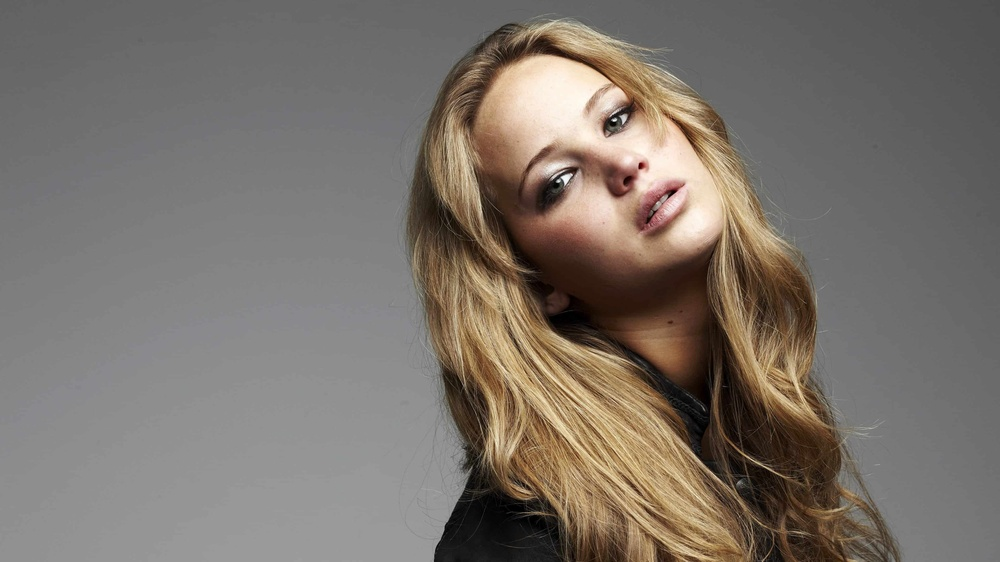
#> input picture a1images/jeniffer.jpg, 1000 x 562 px, shrunk from 3840 x 2160 before the run, found by its file name
$ python Question_06.py
#> lines starting #> are read from the running program, lines starting #| are printed output that depends on the picture; after the words box and inside, x2 and y2 are one past the last pixel; in counts of white or black regions, pixels touching at a corner belong together
import numpy as np
import matplotlib.pyplot as plt
import cv2 as cv

# Read input image
original_image = cv.imread('C:\\Users\\Savindu Dilshan\\Desktop\\Github\\Intensity-Transformations-and-Neighborhood-Filtering\\a1images\\jeniffer.jpg', cv.IMREAD_COLOR)
#> original_image is the input picture: shape (562, 1000, 3); mean B, G, R 106.8, 114.3, 122.3

# Convert to HSV color space
hsv_image = cv.cvtColor(original_image, cv.COLOR_BGR2HSV)
#> hsv_image: shape (562, 1000, 3); mean H, S, V 10.7, 35.6, 122.4
hue, saturation, value = cv.split(hsv_image)
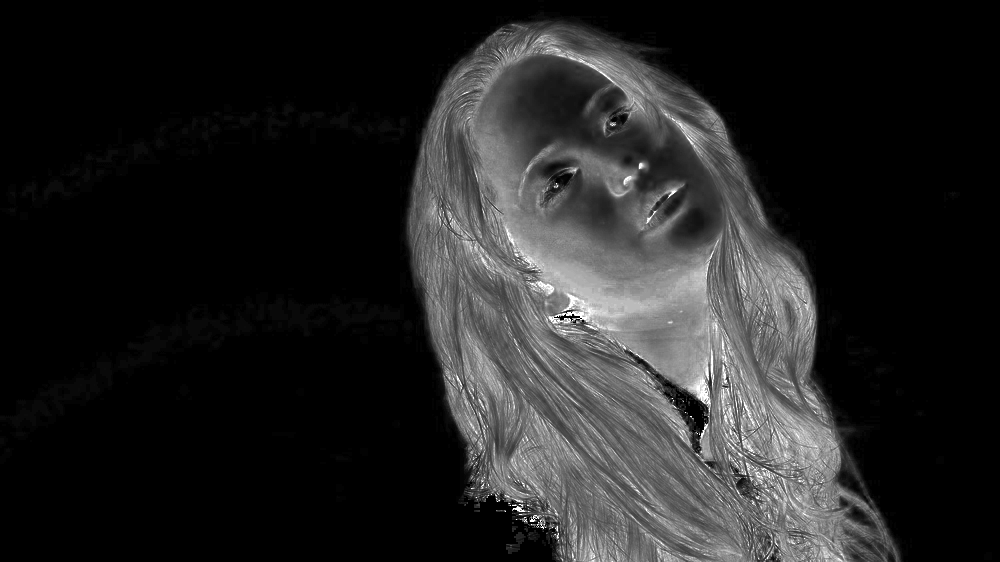
#> saturation: shape (562, 1000); min 0, max 255, mean 35.6

# Create foreground mask from value channel
_, foreground_mask = cv.threshold(value, 100, 255, cv.THRESH_BINARY)
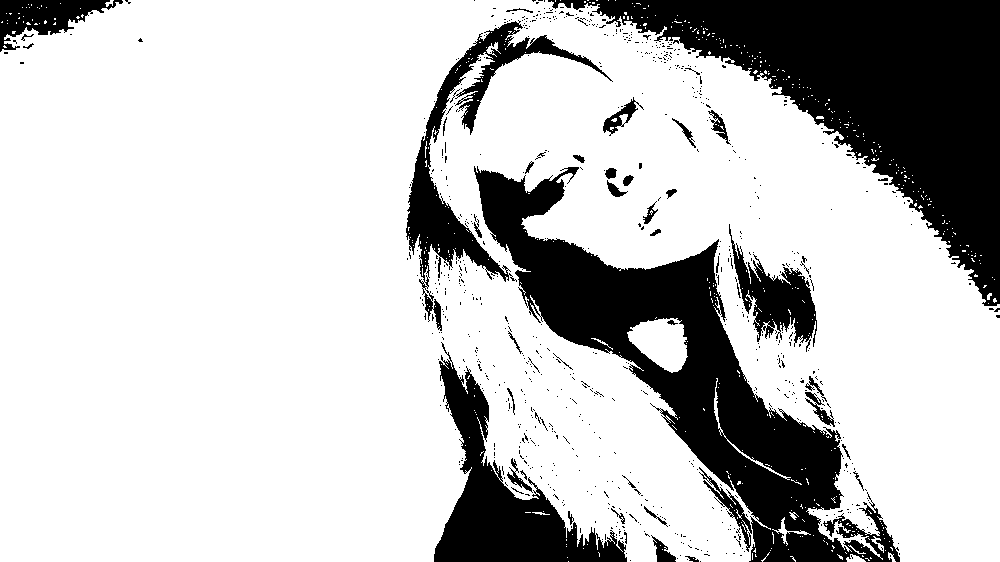
#> foreground_mask: shape (562, 1000); 77% white; 778 black regions (730 under 20 px), largest, box (x1, y1, x2, y2) and area: (548, 0, 1000, 306) 50486, (474, 166, 900, 562) 43298, (434, 342, 627, 562) 13204

# Separate foreground
image_foreground = cv.bitwise_and(original_image, original_image, mask=foreground_mask)

# Process value channel for foreground
value_foreground = cv.bitwise_and(value, value, mask=foreground_mask)
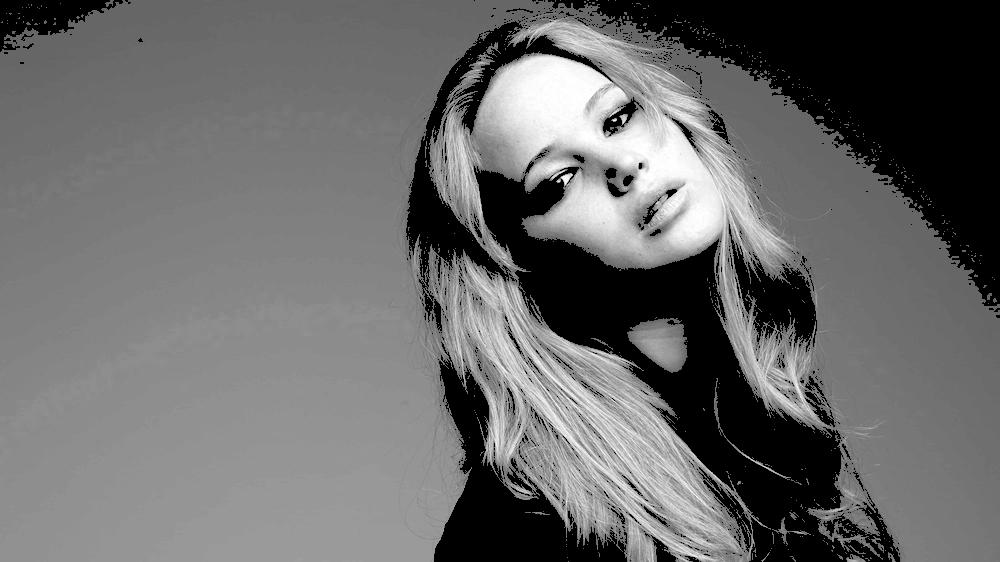
#> value_foreground: shape (562, 1000); min 0, max 255, mean 105.8
histogram = np.bincount(value_foreground.ravel(), minlength=256)
#> histogram = 256 values, max 129110 at index 0, min 0 at index 1, mean 2195.3
cumulative_dist = np.cumsum(histogram)
#> cumulative_dist = 256 values from 129110 to 562000
normalized_dist = cumulative_dist * 255 / cumulative_dist[-1]
#> normalized_dist = 256 values from 58.58 to 255

# Apply histogram equalization to foreground
equalized_value = np.interp(value_foreground, np.arange(256), normalized_dist).astype(np.uint8)
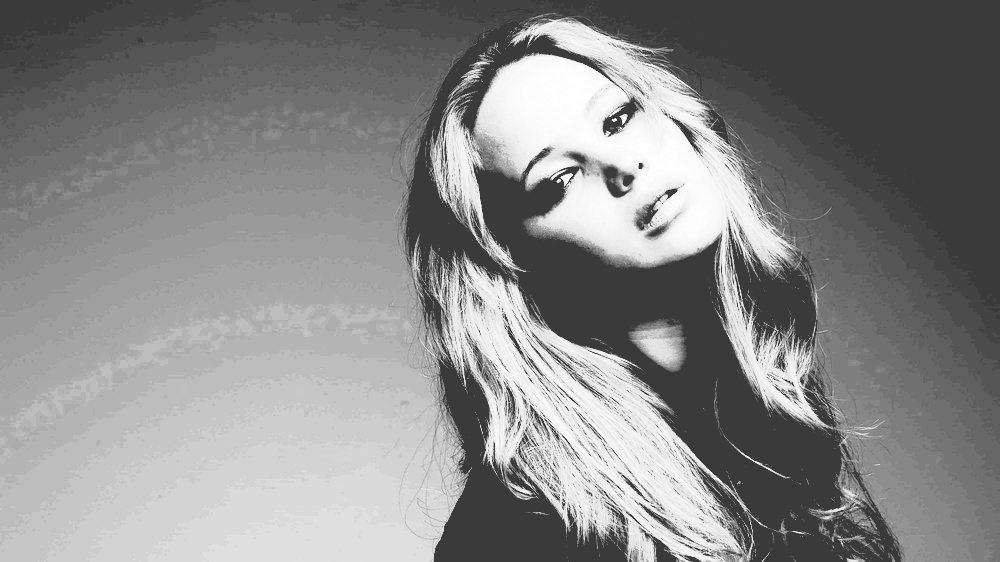
#> equalized_value: shape (562, 1000); min 58, max 255, mean 135.2

# Reconstruct equalized image
equalized_hsv = cv.merge([hue, saturation, equalized_value])
#> equalized_hsv: shape (562, 1000, 3); mean H, S, V 10.7, 35.6, 135.2
equalized_foreground = cv.cvtColor(equalized_hsv, cv.COLOR_HSV2BGR)

# Combine with background
image_background = cv.bitwise_and(original_image, original_image, mask=cv.bitwise_not(foreground_mask))
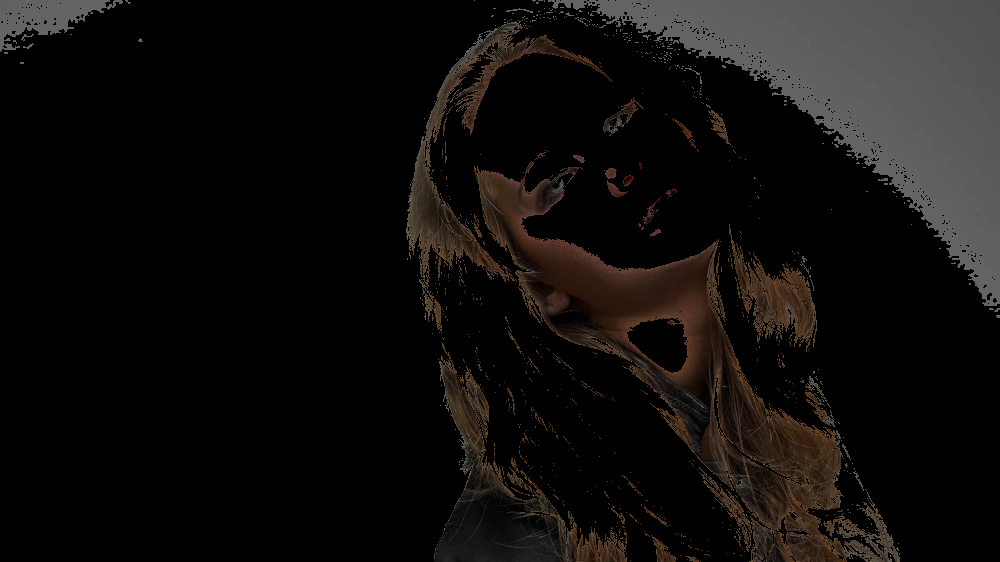
#> image_background: shape (562, 1000, 3); mean B, G, R 12.8, 14.4, 16.5
final_image = cv.add(equalized_foreground, image_background)
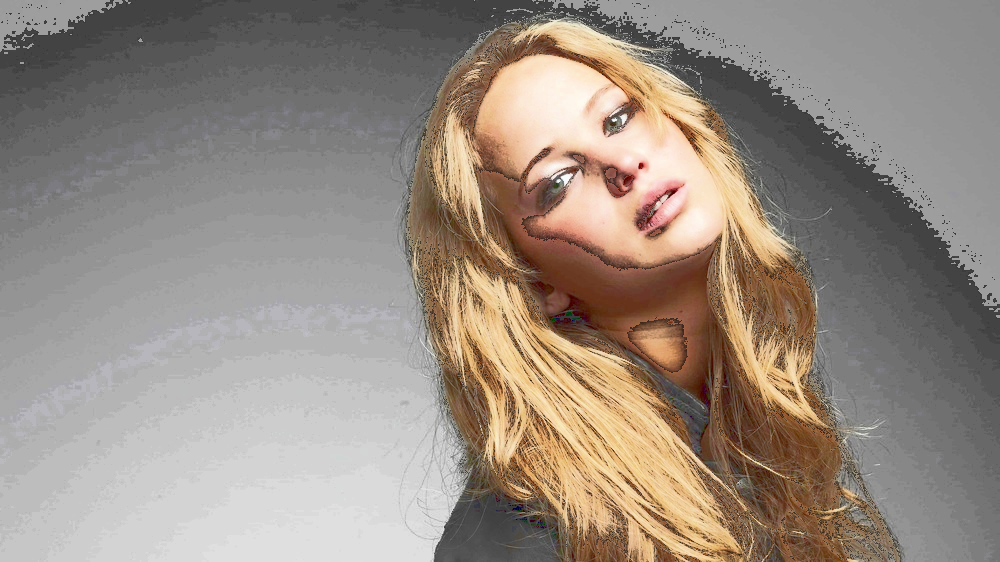
#> final_image: shape (562, 1000, 3); mean B, G, R 129.8, 140.2, 151.6

# Display results
plt.figure(figsize=(20, 4))
display_images = [
    (hue, 'Hue'),
    (saturation, 'Saturation'),
    (value, 'Value'),
    (foreground_mask, 'Mask'),
    (cv.cvtColor(original_image, cv.COLOR_BGR2RGB), 'Original'),
    (cv.cvtColor(final_image, cv.COLOR_BGR2RGB), 'Result')
]

for i, (img, title) in enumerate(display_images, 1):
    plt.subplot(1, 6, i)
    plt.imshow(img, cmap='gray' if i <= 4 else None)
    plt.title(title)
    plt.axis('off')
#> this loop made 6 passes
#> title on passes 1 to 6: 'Hue', 'Saturation', 'Value', 'Mask', 'Original', 'Result'

#save plots
plt.tight_layout()
plt.savefig('C:/Users/Savindu Dilshan/Desktop/Github/Intensity-Transformations-and-Neighborhood-Filtering/a1images/foreground_equlized.png')
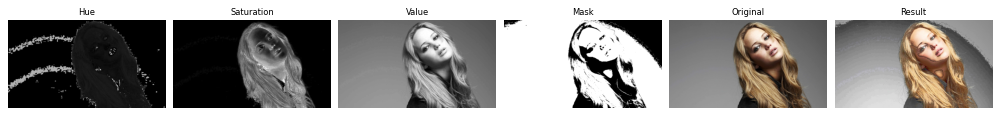
#> figure drawn by matplotlib, 6 panels
plt.show()

$ run again, with a1images/daisy.jpg copied over a1images/jeniffer.jpg
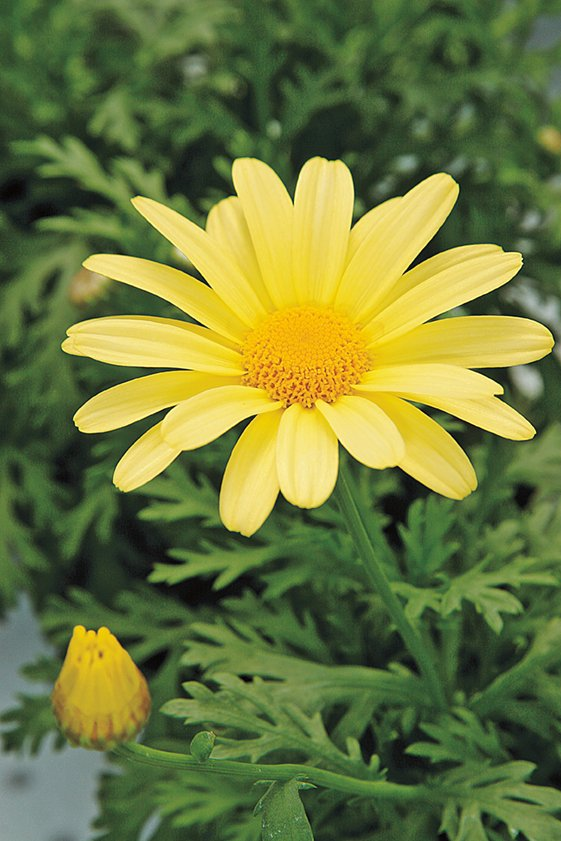
#> input picture a1images/daisy.jpg, 561 x 841 px, found by its file name
#> original_image is the input picture: shape (841, 561, 3); mean B, G, R 60.7, 120.3, 108.5
#> hsv_image: shape (841, 561, 3); mean H, S, V 45.8, 119.6, 126.6
#> `_, foreground_mask = cv.threshold(value, 100, 255, cv.THRESH_BINARY)`:
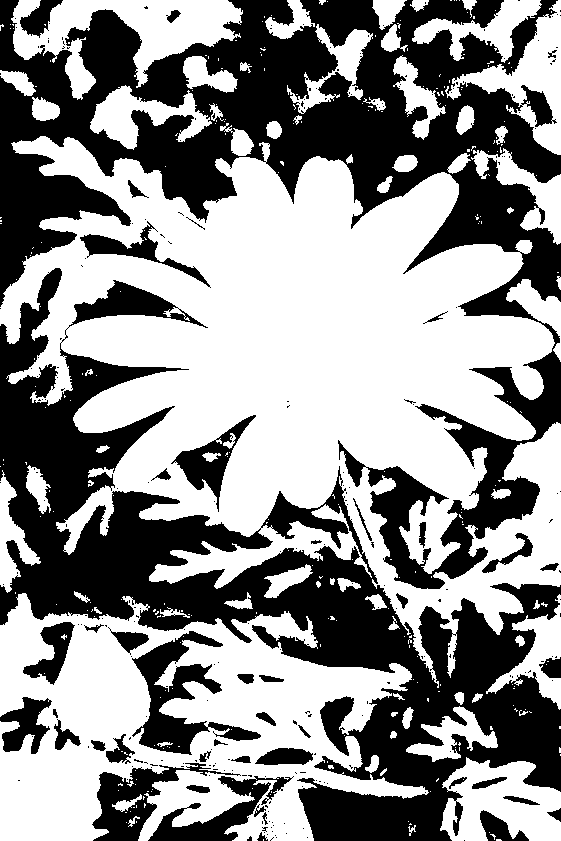
#> foreground_mask: shape (841, 561); 55.8% white; 268 black regions (222 under 20 px), largest, box (x1, y1, x2, y2) and area: (0, 0, 561, 589) 95395, (0, 268, 561, 841) 87407, (132, 631, 261, 755) 5262
#> histogram = 256 values, max 208594 at index 0, min 0 at index 1, mean 1843
#> cumulative_dist = 256 values from 208594 to 471801
#> normalized_dist = 256 values from 112.7 to 255
#> equalized_hsv: shape (841, 561, 3); mean H, S, V 45.8, 119.6, 152.3
#> `final_image = cv.add(equalized_foreground, image_background)`:
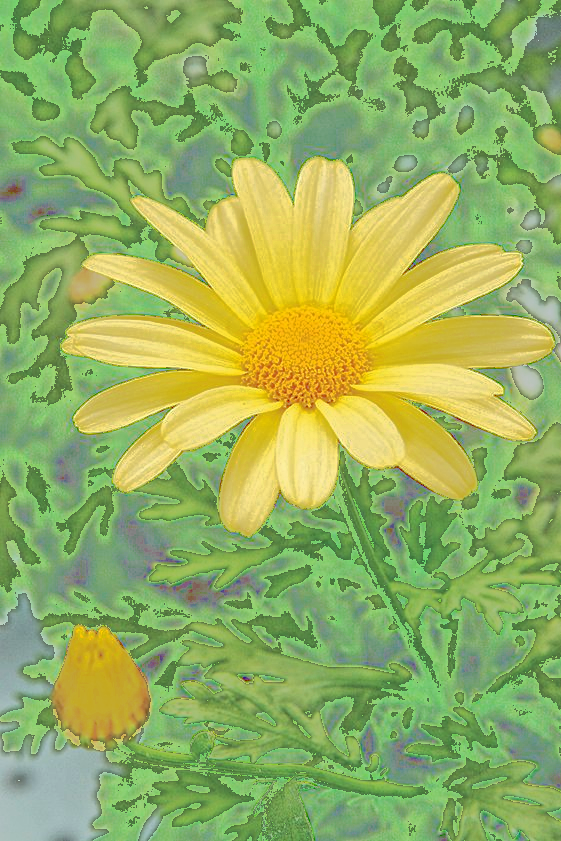
#> final_image: shape (841, 561, 3); mean B, G, R 95.7, 176.5, 148.6
#> the loop `for i, (img, title) in enumerate(display_images, 1):` made 6 passes
#> title on passes 1 to 6: 'Hue', 'Saturation', 'Value', 'Mask', 'Original', 'Result'

$ run again, with a1images/emma.jpg copied over a1images/jeniffer.jpg
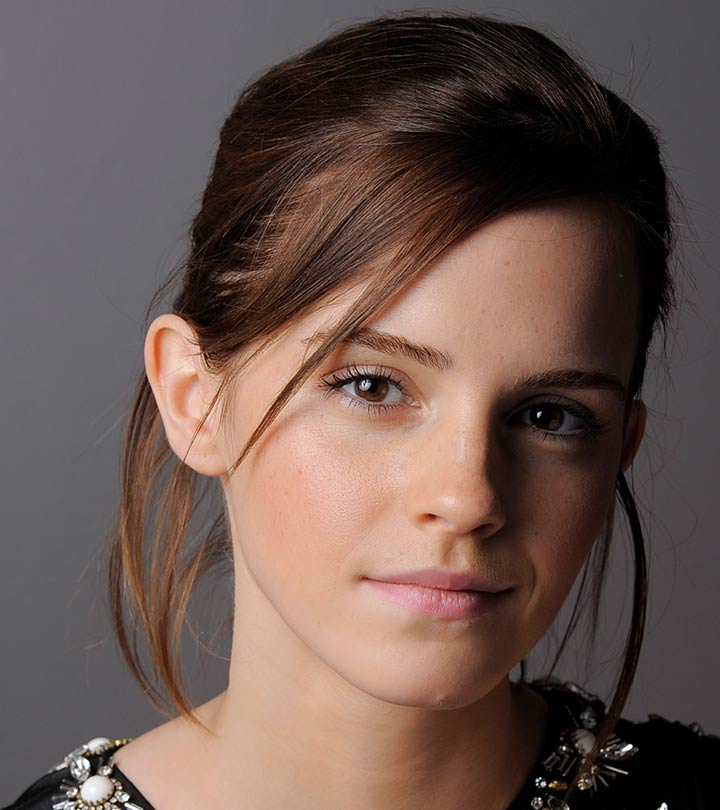
#> input picture a1images/emma.jpg, 720 x 810 px, found by its file name
#> original_image is the input picture: shape (810, 720, 3); mean B, G, R 80.1, 87.4, 106.8
#> hsv_image: shape (810, 720, 3); mean H, S, V 54.8, 73.4, 107.5
#> `_, foreground_mask = cv.threshold(value, 100, 255, cv.THRESH_BINARY)`:
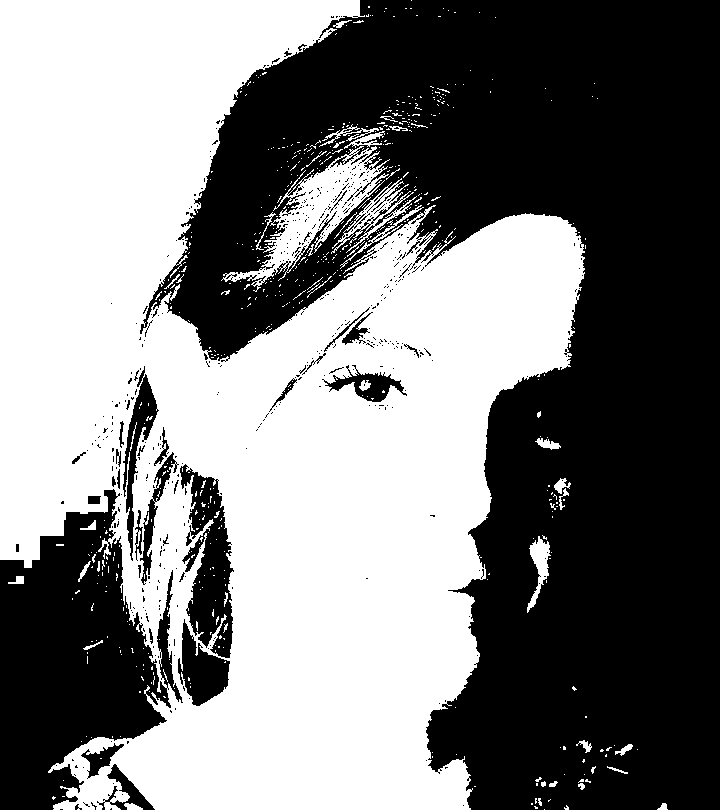
#> foreground_mask: shape (810, 720); 49.8% white; 591 white regions (547 under 20 px), largest, box (x1, y1, x2, y2) and area: (0, 0, 585, 810) 277664, (221, 146, 390, 292) 6160, (331, 178, 417, 254) 1221
#> histogram = 256 values, max 292915 at index 0, min 0 at index 1, mean 2278.1
#> cumulative_dist = 256 values from 292915 to 583200
#> normalized_dist = 256 values from 128.1 to 255
#> equalized_hsv: shape (810, 720, 3); mean H, S, V 54.8, 73.4, 159.9
#> `final_image = cv.add(equalized_foreground, image_background)`:
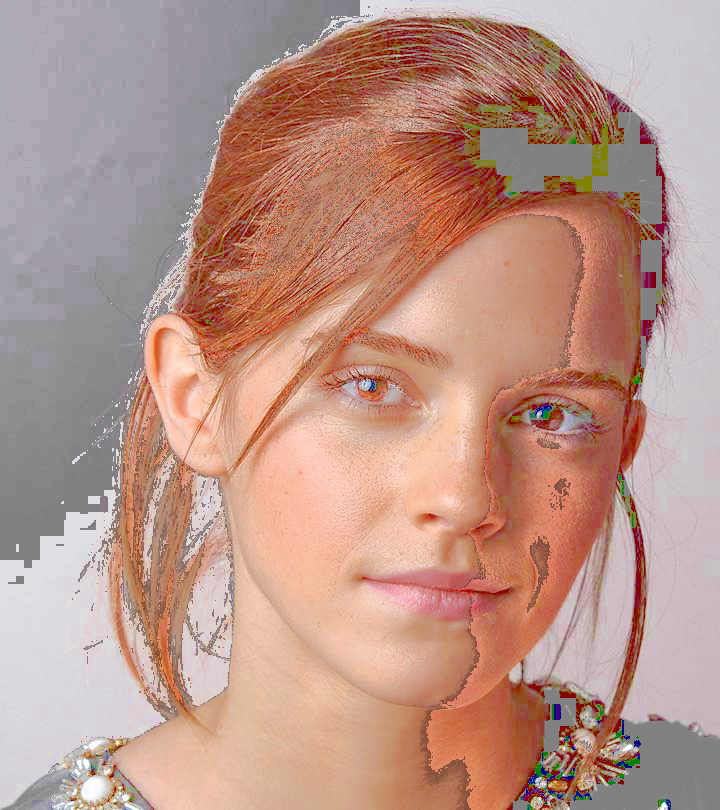
#> final_image: shape (810, 720, 3); mean B, G, R 137.2, 149.6, 186.8
#> the loop `for i, (img, title) in enumerate(display_images, 1):` made 6 passes
#> title on passes 1 to 6: 'Hue', 'Saturation', 'Value', 'Mask', 'Original', 'Result'
